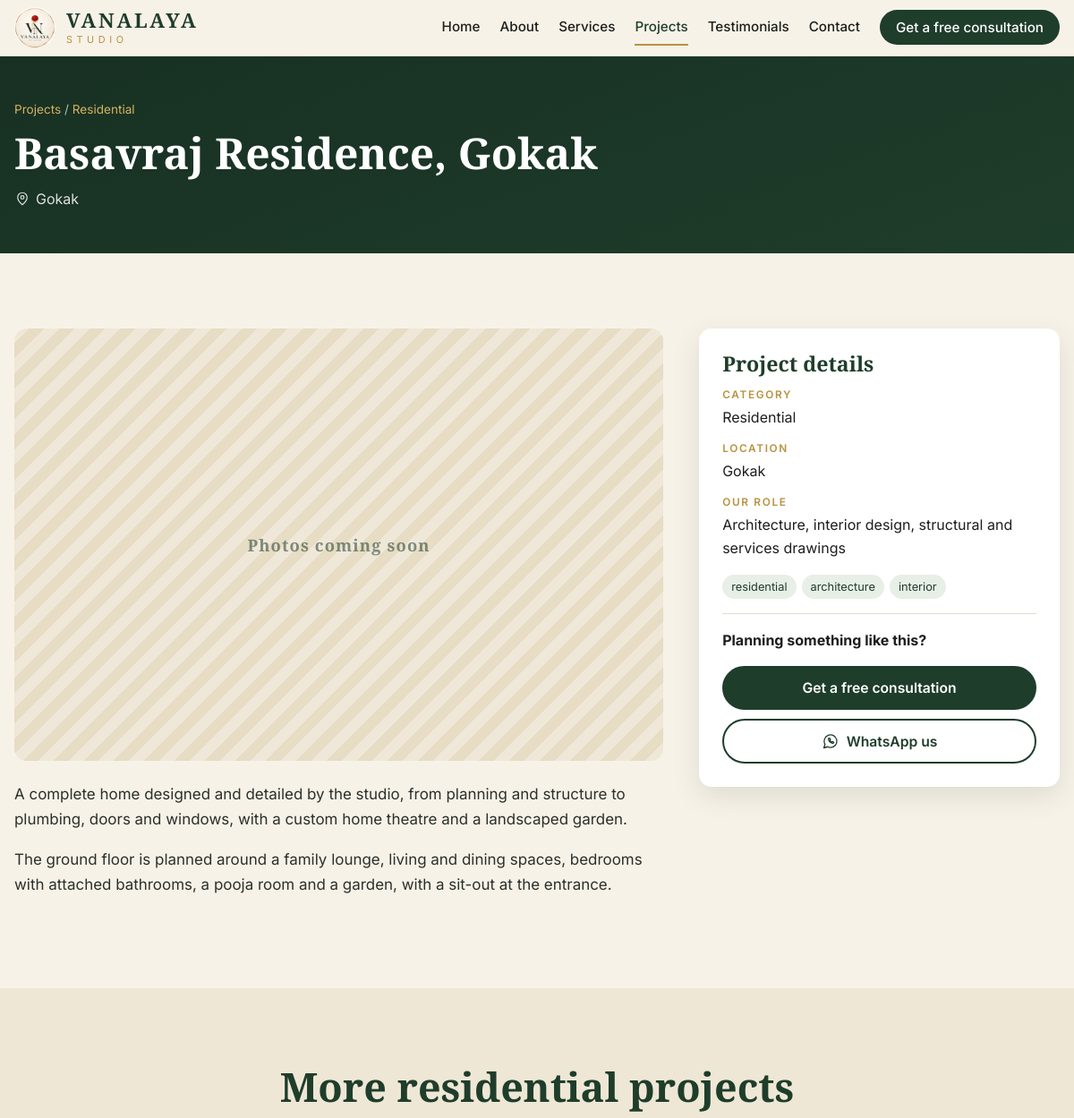
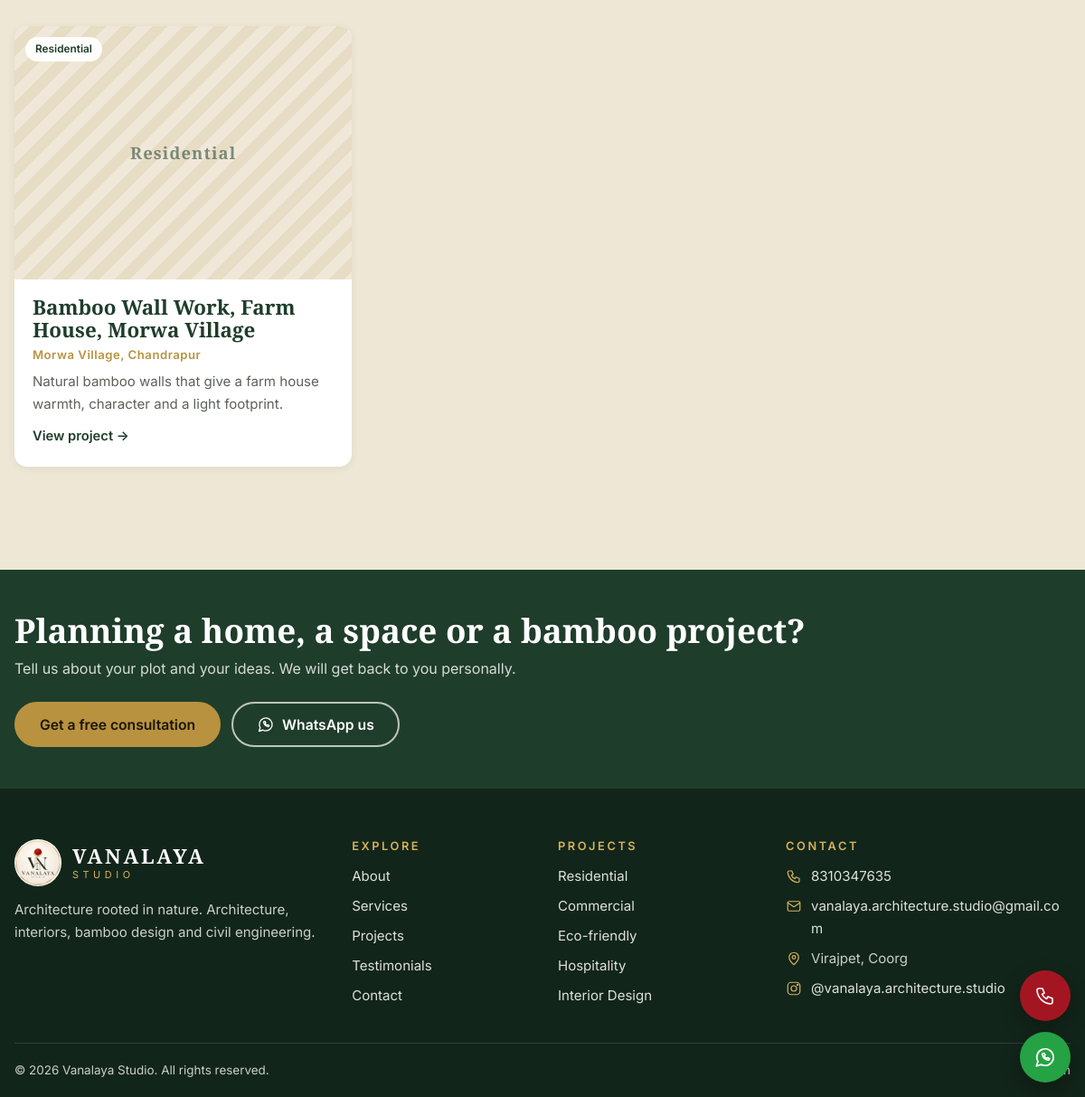
/projects/basavraj-residence-gokak, run on the app's committed database (2 pictures, top to bottom).
### tables this page shows
CREATE TABLE site_settings (
    key TEXT PRIMARY KEY,
    value TEXT DEFAULT ''
);

CREATE TABLE categories (
    slug TEXT PRIMARY KEY,
    name TEXT NOT NULL,
    blurb TEXT DEFAULT '',
    sort_order INTEGER DEFAULT 0
);

CREATE TABLE projects (
    id INTEGER PRIMARY KEY AUTOINCREMENT,
    slug TEXT UNIQUE NOT NULL,
    title TEXT NOT NULL,
    category TEXT NOT NULL,
    location TEXT DEFAULT '',
    area TEXT DEFAULT '',
    summary TEXT DEFAULT '',
    description TEXT DEFAULT '',
    tags TEXT DEFAULT '',
    studio_role TEXT DEFAULT '',
    video_url TEXT DEFAULT '',
    featured INTEGER DEFAULT 0,
    published INTEGER DEFAULT 1,
    sort_order INTEGER DEFAULT 0,
    created_at TEXT DEFAULT CURRENT_TIMESTAMP
);

### app.py (the view)
    @app.route("/projects/<slug>")
    def project_detail(slug):
        p = db().execute(
            "SELECT p.*, c.name AS category_name FROM projects p JOIN categories c ON c.slug = p.category "
            "WHERE p.slug = ? AND p.published = 1", (slug,)).fetchone()
        if not p:
            abort(404)
        images = db().execute(
            "SELECT * FROM project_images WHERE project_id = ? ORDER BY is_cover DESC, sort_order, id",
            (p["id"],)).fetchall()
        related = project_cards("AND p.category = ? AND p.id != ?", (p["category"], p["id"]), limit=3)
        return render_template("project_detail.html", p=p, images=images, related=related)

### app.py (called while the page is built)
def register_db(app):
    def get_db():
        if "db" not in g:
            g.db = sqlite3.connect(app.config["DB_PATH"])
            g.db.row_factory = sqlite3.Row
            g.db.execute("PRAGMA foreign_keys = ON")
        return g.db
    app.get_db = get_db
    @app.teardown_appcontext
    def close_db(_exc):
        db = g.pop("db", None)
        if db is not None:
            db.close()

def get_settings(db):
    return {r["key"]: r["value"] for r in db.execute("SELECT key, value FROM site_settings")}

### templates/project_detail.html (shortened to what this page needs)
{% extends "base.html" %}
{% from "_icons.html" import icon %}
{% from "_cards.html" import project_card %}
{% block content %}
<section class="page-head page-head-small">
  <div class="wrap">
    <p class="crumbs"><a href="{{ url_for('projects') }}">Projects</a> / <a href="{{ url_for('projects', category=p.category) }}">{{ p.category_name }}</a></p>
    <h1>{{ p.title }}</h1>
    {% if p.location %}<p class="head-loc">{{ icon('pin', 18) }} {{ p.location }}</p>{% endif %}
  </div>
</section>
<section class="section">
  <div class="wrap detail-grid">
    <div class="detail-main">
      {% if images %}
      <div class="gallery">
        <button class="gallery-main" type="button" data-full="{{ url_for('media', filename=images[0].filename ~ '.jpg') }}" aria-label="Open photo full screen">
          <img id="galleryMain" src="{{ url_for('media', filename=images[0].filename ~ '.jpg') }}" alt="{{ images[0].caption or p.title }}">
        </button>
        {% if images|length > 1 %}
        <div class="thumbs">
          {% for im in images %}
          <button type="button" class="thumb {{ 'on' if loop.first }}" data-src="{{ url_for('media', filename=im.filename ~ '.jpg') }}" data-alt="{{ im.caption or p.title }}">
            <img src="{{ url_for('media', filename=im.filename ~ '_t.jpg') }}" alt="" loading="lazy">
          </button>
          {% endfor %}
        </div>
        {% endif %}
        {% if images[0].caption %}<p class="caption" id="galleryCaption">{{ images[0].caption }}</p>{% endif %}
      </div>
      {% else %}
      <div class="gallery-empty cat-{{ p.category }}"><div class="ph"><span>Photos coming soon</span></div></div>
      {% endif %}
      <div class="prose">{{ p.description | paragraphs }}</div>
      {% set embed = p.video_url | youtube_embed %}
    </div>
    <aside class="detail-side">
      <h3>Project details</h3>
      <dl>
        <dt>Category</dt><dd>{{ p.category_name }}</dd>
        {% if p.location %}<dt>Location</dt><dd>{{ p.location }}</dd>{% endif %}
        {% if p.studio_role %}<dt>Our role</dt><dd>{{ p.studio_role }}</dd>{% endif %}
      </dl>
      {% if p.tags %}<div class="tags">{% for t in p.tags | taglist %}<span>{{ t }}</span>{% endfor %}</div>{% endif %}
      <div class="side-cta">
        <p><strong>Planning something like this?</strong></p>
        <a class="btn btn-block" href="{{ url_for('contact', project=p.title) }}">{{ S.cta_text }}</a>
        <a class="btn btn-outline btn-block" href="https://wa.me/{{ S.whatsapp }}?text={{ ('Hello Vanalaya Studio, I saw your project ' ~ p.title ~ ' and would like to discuss something similar.') | urlencode }}">{{ icon('whatsapp', 20) }} WhatsApp us</a>
      </div>
    </aside>
  </div>
</section>
{% if related %}
<section class="section section-tint">
  <div class="wrap">
    <div class="section-head"><h2>More {{ p.category_name | lower }} projects</h2></div>
    <div class="grid">{% for r in related %}{{ project_card(r) }}{% endfor %}</div>
  </div>
</section>
{% endif %}
{% endblock %}

### templates/base.html (shortened to what this page needs)
{% from "_icons.html" import icon %}
<!doctype html>
<html lang="en">
<head>
<link rel="stylesheet" href="{{ url_for('static', filename='css/site.css') }}">
</head>
<body>
<header class="site-header" id="top">
  <div class="wrap header-in">
    <a class="brand" href="{{ url_for('home') }}" aria-label="{{ S.studio_name }} home">
      <img src="{{ url_for('static', filename='img/logo-256.png') }}" alt="" width="46" height="46">
      <span class="brand-text"><strong>VANALAYA</strong><small>STUDIO</small></span>
    </a>
    <nav class="nav" id="nav" aria-label="Main">
      <a href="{{ url_for('home') }}" {% if request.endpoint == 'home' %}aria-current="page"{% endif %}>Home</a>
      <a href="{{ url_for('about') }}" {% if request.endpoint == 'about' %}aria-current="page"{% endif %}>About</a>
      <a href="{{ url_for('services') }}" {% if request.endpoint == 'services' %}aria-current="page"{% endif %}>Services</a>
      <a href="{{ url_for('projects') }}" {% if request.endpoint in ('projects', 'project_detail') %}aria-current="page"{% endif %}>Projects</a>
      <a href="{{ url_for('testimonials') }}" {% if request.endpoint == 'testimonials' %}aria-current="page"{% endif %}>Testimonials</a>
      <a href="{{ url_for('contact') }}" {% if request.endpoint == 'contact' %}aria-current="page"{% endif %}>Contact</a>
      <a class="btn btn-small nav-cta" href="{{ url_for('contact') }}">{{ S.cta_text }}</a>
    </nav>
  </div>
</header>
<main id="main">
{% block content %}{% endblock %}
</main>
<section class="cta-band">
  <div class="wrap cta-in">
    <div>
      <h2>Planning a home, a space or a bamboo project?</h2>
      <p>Tell us about your plot and your ideas. We will get back to you personally.</p>
    </div>
    <div class="cta-buttons">
      <a class="btn btn-gold" href="{{ url_for('contact') }}">{{ S.cta_text }}</a>
      <a class="btn btn-ghost-light" href="https://wa.me/{{ S.whatsapp }}?text={{ 'Hello Vanalaya Studio, I would like to discuss a project.' | urlencode }}">{{ icon('whatsapp', 20) }} WhatsApp us</a>
    </div>
  </div>
</section>
<footer class="site-footer">
  <div class="wrap footer-grid">
    <div>
      <div class="brand brand-light">
        <img src="{{ url_for('static', filename='img/logo-256.png') }}" alt="" width="52" height="52">
        <span class="brand-text"><strong>VANALAYA</strong><small>STUDIO</small></span>
      </div>
      <p class="foot-note">{{ S.tagline }}. Architecture, interiors, bamboo design and civil engineering.</p>
    </div>
    <div>
      <h3>Explore</h3>
      <ul>
        <li><a href="{{ url_for('about') }}">About</a></li>
        <li><a href="{{ url_for('services') }}">Services</a></li>
        <li><a href="{{ url_for('projects') }}">Projects</a></li>
        <li><a href="{{ url_for('testimonials') }}">Testimonials</a></li>
        <li><a href="{{ url_for('contact') }}">Contact</a></li>
      </ul>
    </div>
    <div>
      <h3>Projects</h3>
      <ul>
        {% for c in nav_categories %}<li><a href="{{ url_for('projects', category=c.slug) }}">{{ c.name }}</a></li>{% endfor %}
      </ul>
    </div>
    <div>
      <h3>Contact</h3>
      <ul class="contact-list">
        <li>{{ icon('phone', 18) }} <a href="tel:+91{{ S.phone }}">{{ S.phone }}</a></li>
        <li>{{ icon('mail', 18) }} <a href="mailto:{{ S.email }}">{{ S.email }}</a></li>
        <li>{{ icon('pin', 18) }} <span>{{ S.address }}</span></li>
        <li>{{ icon('instagram', 18) }} <a href="https://www.instagram.com/{{ S.instagram }}" target="_blank" rel="noopener">@{{ S.instagram }}</a></li>
      </ul>
    </div>
  </div>
  <div class="wrap footer-bottom">
    <span>&copy; {{ current_year }} {{ S.studio_name }}. All rights reserved.</span>
    <a href="{{ url_for('admin_login') }}">Admin</a>
  </div>
</footer>
<div class="float-actions" aria-label="Quick contact">
  <a class="float-btn float-call" href="tel:+91{{ S.phone }}" aria-label="Call us">{{ icon('phone', 24) }}</a>
  <a class="float-btn float-wa" href="https://wa.me/{{ S.whatsapp }}?text={{ 'Hello Vanalaya Studio, I would like to discuss a project.' | urlencode }}" target="_blank" rel="noopener" aria-label="Chat on WhatsApp">{{ icon('whatsapp', 26) }}</a>
</div>
</body>
</html>

### templates/_icons.html
{% macro icon(name, size=28) -%}
<svg class="icon" width="{{ size }}" height="{{ size }}" viewBox="0 0 24 24" fill="none" stroke="currentColor" stroke-width="1.6" stroke-linecap="round" stroke-linejoin="round" aria-hidden="true">
{%- if name == 'home' %}<path d="M3 11l9-8 9 8"/><path d="M5 10v10h14V10"/><path d="M10 20v-6h4v6"/>
{%- elif name == 'sofa' %}<path d="M4 11V8a3 3 0 013-3h10a3 3 0 013 3v3"/><path d="M2 14a2 2 0 012-2 2 2 0 012 2v2h12v-2a2 2 0 012-2 2 2 0 012 2v4H2z"/><path d="M5 20v1M19 20v1"/>
{%- elif name == 'leaf' %}<path d="M20 4C9 4 4 9 4 15c0 2 1 4 3 5 6 0 13-3 13-16z"/><path d="M4 20c3-6 7-9 12-11"/>
{%- elif name == 'layers' %}<path d="M12 3l9 5-9 5-9-5z"/><path d="M3 13l9 5 9-5"/><path d="M3 17l9 5 9-5"/>
{%- elif name == 'sprout' %}<path d="M12 21v-8"/><path d="M12 13C12 8 8 6 4 6c0 4 2 7 8 7z"/><path d="M12 15c0-4 3-6 8-6 0 4-2 6-8 6z"/>
{%- elif name == 'bamboo' %}<path d="M9 3v18M15 5v16"/><path d="M7 8h4M7 14h4M13 10h4M13 17h4"/><path d="M15 5c2-1 4-1 5 0"/>
{%- elif name == 'chair' %}<path d="M7 3h10v8H7z"/><path d="M5 11h14v4H5z"/><path d="M7 15v6M17 15v6"/>
{%- elif name == 'column' %}<path d="M4 21h16"/><path d="M5 7h14"/><path d="M12 3l8 4H4z"/><path d="M7 7v11M12 7v11M17 7v11"/>
{%- elif name == 'helmet' %}<path d="M4 17a8 8 0 0116 0"/><path d="M2 17h20v2H2z"/><path d="M12 4v5M9 9h6"/>
{%- elif name == 'phone' %}<path d="M5 4h4l2 5-2.5 1.5a11 11 0 005 5L15 13l5 2v4a2 2 0 01-2 2A16 16 0 013 6a2 2 0 012-2z"/>
{%- elif name == 'mail' %}<rect x="3" y="5" width="18" height="14" rx="2"/><path d="M3 7l9 6 9-6"/>
{%- elif name == 'pin' %}<path d="M12 21s7-6 7-11a7 7 0 00-14 0c0 5 7 11 7 11z"/><circle cx="12" cy="10" r="2.5"/>
{%- elif name == 'instagram' %}<rect x="3" y="3" width="18" height="18" rx="5"/><circle cx="12" cy="12" r="4"/><circle cx="17.5" cy="6.5" r=".8" fill="currentColor"/>
{%- elif name == 'whatsapp' %}<path d="M3 21l1.6-4.7A8.5 8.5 0 1112 20.5a8.4 8.4 0 01-4-1z"/><path d="M9 8.5c0 3.5 3 6.5 6.5 6.5l1-1.5-2-1-1 .8c-1-.4-2-1.4-2.4-2.4l.8-1-1-2z"/>
{%- elif name == 'arrow' %}<path d="M5 12h14M13 6l6 6-6 6"/>
{%- elif name == 'check' %}<path d="M5 12l4 4 10-10"/>
{%- endif -%}
</svg>
{%- endmacro %}

### templates/_cards.html
{% macro project_card(p) -%}
<a class="card project-card" href="{{ url_for('project_detail', slug=p.slug) }}">
  <div class="card-img cat-{{ p.category }}">
    {% if p.cover %}
      <img src="{{ url_for('media', filename=p.cover ~ '_t.jpg') }}" alt="{{ p.title }}" loading="lazy">
    {% else %}
      <div class="ph"><span>{{ p.category_name }}</span></div>
    {% endif %}
    <span class="chip">{{ p.category_name }}</span>
  </div>
  <div class="card-body">
    <h3>{{ p.title }}</h3>
    {% if p.location %}<p class="loc">{{ p.location }}</p>{% endif %}
    <p>{{ p.summary }}</p>
    <span class="more">View project &rarr;</span>
  </div>
</a>
{%- endmacro %}

### data on the page
site_settings: cta_text "Get a free consultation"
categories: category_name "Residential", category_name "residential", name "Residential"
projects: title "Basavraj Residence, Gokak", location "Gokak", description|paragraphs "A complete home designed and detailed by the studio, from planning and structure to plumbing, doors and windows, with a custom home theatre and a landscaped garden. The ground floor is planned around a family lounge, living and dining spaces, bedrooms with attached bathrooms, a pooja room and a garden, with a sit-out at the entrance.", studio_role "Architecture, interior design, structural and services drawings"
projects: title "Bamboo Wall Work, Farm House, Morwa Village", location "Morwa Village, Chandrapur", summary "Natural bamboo walls that give a farm house warmth, character and a light footprint."
site_settings: tagline "Architecture rooted in nature"
categories: name "Commercial"
categories: name "Eco-friendly"
categories: name "Hospitality"
categories: name "Interior Design"
site_settings: phone "8310347635"
site_settings: email "vanalaya.architecture.studio@gmail.com"
site_settings: address "Virajpet, Coorg"
site_settings: instagram "vanalaya.architecture.studio"
site_settings: studio_name "Vanalaya Studio"

### other printed values
{{ t }} "residential" "architecture" "interior"
